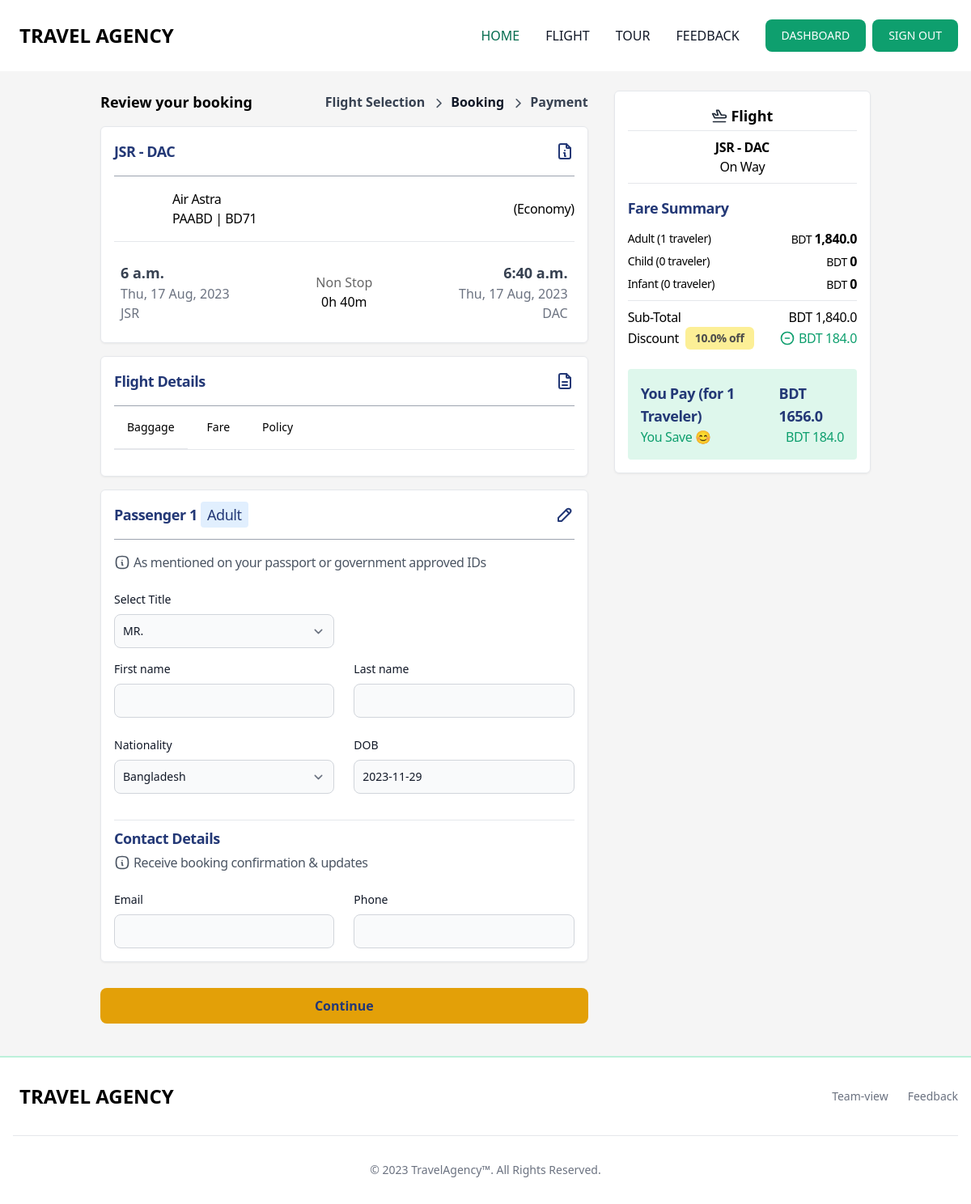
/flight/tickets-details/3/ (signed in), run on the app's committed database.
### app_flight/models.py (models this page shows, shortened)
class AirplaneTicket(models.Model):
    FLIGHT_TYPE_CHOICES = [
        ("Economy", "Economy"),
        ("Business", "Business"),
    ]
    airplane = models.ForeignKey(Airplane, on_delete=models.CASCADE, null=True)
    discount = models.ForeignKey(
        Discount, on_delete=models.CASCADE, null=True, blank=True
    )
    flight_type = models.CharField(
        max_length=122, choices=FLIGHT_TYPE_CHOICES, null=True, default="Economy"
    )
    duration = models.CharField(max_length=25, null=True, blank=True)
    base_price = models.FloatField(null=True, blank=True)
    child_discount = models.FloatField(null=True, blank=True, default=50, help_text="Enter 50 percent children traveler")
    infant_discount = models.FloatField(null=True, blank=True, default=90, help_text="Enter 90 percent infant traveler")
    tax = models.FloatField(null=True, blank=True)
    baggage_cabin = models.FloatField(
        null=True, blank=True, verbose_name="Baggage KG (cabin)"
    )
    baggage_checkin = models.FloatField(
        null=True, blank=True, verbose_name="Baggage KG (check-in)"
    )
    location_from = models.ForeignKey(
        Airport, on_delete=models.CASCADE, null=True, related_name="location_from"
    )
    location_to = models.ForeignKey(
        Airport, on_delete=models.CASCADE, null=True, related_name="location_to"
    )
    depart_date = models.DateField(default=timezone.now)
    depart_time = models.TimeField(default=timezone.now)
    arrive_date = models.DateField(default=timezone.now)
    arrive_time = models.TimeField(default=timezone.now)
    policy = RichTextUploadingField(null=True, blank=True)
    def get_ticket_discount_price(self,total):
        if self.discount:
            return (total / 100) * self.discount.amount
        else:
            return 0
    def get_ticket_price_method(self, passenger_type="adult", traveler=1):
        ticket_price = 0
        if traveler > 0:
            base_price = self.base_price * traveler
            ticket_price = base_price + (base_price * self.tax / 100)
            if passenger_type == "child":
                ticket_price = ticket_price - (ticket_price * self.child_discount / 100)
            elif passenger_type == "infant":
                ticket_price = ticket_price - (
                    ticket_price * self.infant_discount / 100
                )
        return ticket_price
    class Meta:
        verbose_name = "Airplane Ticket"
        verbose_name_plural = "Airplane Tickets"
        ordering = ["-id"]

class Airport(models.Model):
    city = models.CharField(max_length=122, null=True)
    country = CountryField()
    name = models.CharField(max_length=122, null=True)
    code = models.CharField(max_length=3, null=True)
    class Meta:
        verbose_name = "Airport"
        verbose_name_plural = "Airports"
        ordering = ["-id"]

class Airplane(models.Model):
    name = models.CharField(max_length=122, null=True)
    model = models.CharField(max_length=122, null=True)
    logo = models.ImageField(upload_to="airplane_logo", null=True, blank=True)
    class Meta:
        verbose_name = "Airplane"
        verbose_name_plural = "Airplanes"
        ordering = ["-id"]

class Discount(models.Model):
    name = models.CharField(max_length=122, null=True)
    code = models.CharField(max_length=122, null=True)
    details = models.CharField(max_length=999, null=True, blank=True)
    amount = models.FloatField(null=True)
    start_date = models.DateTimeField(default=timezone.now)
    end_date = models.DateTimeField(default=timezone.now)
    created_at = models.DateTimeField(auto_now_add=True)
    class Meta:
        verbose_name = "Discount"
        verbose_name_plural = "Discounts"
        ordering = ["-id"]

### app_flight/views.py (the view, shortened to what this page needs)
# urls.py: path("tickets-details/<int:pk>/", AirPlaneTicketsDetailsView.as_view(), name="tickets_details"),
@method_decorator(signin_decorators, name="dispatch")
class AirPlaneTicketsDetailsView(FormView):
    template_name = "app_flight/airplane_tickets.html"
    form_class = UserFeedbackForm
    def get_context_data(self, **kwargs):
        context = super().get_context_data(**kwargs)
        ticket_id = self.kwargs.get("pk")
        ticket_obj = get_object_or_404(AirplaneTicket, id=ticket_id)
        context["ticket"] = ticket_obj
        traveler_adult, traveler_child, traveler_infant = self.get_traveler_numbers()
        total_adult_amount = ticket_obj.get_ticket_price_method(
            passenger_type="adult", traveler=traveler_adult
        )
        total_child_amount = ticket_obj.get_ticket_price_method(
            passenger_type="child", traveler=traveler_child
        )
        total_infant_amount = ticket_obj.get_ticket_price_method(
            passenger_type="infant", traveler=traveler_infant
        )
        total_amount = total_adult_amount + total_child_amount + total_infant_amount
        total_traveler = traveler_adult + traveler_child + traveler_infant
        order_flight_forms = self._get_order_flight_forms(
            categories=["adult", "child", "infant"],
            extras=[traveler_adult, traveler_child, traveler_infant],
        )
        checkout_infos = {
            "amount_infos": [
                {
                    "type": "adult",
                    "count": traveler_adult,
                    "amount": total_adult_amount,
                },
                {
                    "type": "child",
                    "count": traveler_child,
                    "amount": total_child_amount,
                },
                {
                    "type": "infant",
                    "count": traveler_infant,
                    "amount": total_infant_amount,
                },
            ],
            "total_amount": total_amount,
            "total_traveler": total_traveler,
            "discount_amount": round(ticket_obj.get_ticket_discount_price(total_amount),2),
        }
        context["order_flight_forms"] = order_flight_forms
        context["checkout_infos"] = checkout_infos
        self.request.session["checkout_infos"] = checkout_infos
        return context
    def _get_order_flight_forms(self, categories, extras):
        order_forms = []
        for category, extra in zip(categories, extras):
            OrderFormSet = formset_factory(OrderFlightForm, extra=extra)
            order_forms.append(
                OrderFormSet(
                    data=self.request.POST or None,
                    prefix=category,
                    form_kwargs={"category": category},
                )
            )
        return order_forms
    def get_traveler_numbers(self):
        ticket_query_params = self.request.session.get("ticket_query_params", {})
        traveler_adult = int(ticket_query_params.get("traveler_adult", 1))
        traveler_child = int(ticket_query_params.get("traveler_child", 0))
        traveler_infant = int(ticket_query_params.get("traveler_infant", 0))
        return traveler_adult, traveler_child, traveler_infant

### templates/app_flight/airplane_tickets.html (shortened to what this page needs)
{% extends 'base.html' %}
{% load humanize %}
{% load static %}
{% load mathfilters %}
{% block main %}
<section class="container mt-6">
   <div class="flex flex-col md:flex-row justify-between items-start gap-8 dark:bg-gray-800 dark:border-gray-700 dark:hover:bg-gray-700">
      <div class="w-full md:w-auto flex-1">
         <div class="flex flex-wrap justify-between items-center">
            <p class="text-lg font-bold">Review your booking</p>
            <div class="flex items-center gap-2">
               <p class="text-md text-gray-700 font-semibold">Flight Selection</p>
               <p class="text-md text-gray-900 font-semibold">Booking</p>
               <p class="text-md text-gray-700 font-semibold">Payment</p>
            </div>
         </div>
         <div class="mt-4 p-4 bg-white border border-gray-200 rounded-md drop-shadow-sm">
            <div class="flex justify-between items-center">
               <p class="text-lg text-center text-blue-900 font-bold tracking-tight">{{ ticket.location_from.code }} - {{ ticket.location_to.code }}</p>
            </div> <hr class="mt-4 border border-gray-400 border-t-0">
            <div class="mt-4 flex justify-between items-center">
               <div class="flex items-center gap-2">
                  <p class="text-md text-start font-normal tracking-tight">{{ ticket.airplane.name }}<br>{{ ticket.airplane.model }} | BD71</p>
               </div>
               <p class="text-md text-start font-medium tracking-tight">({{ ticket.flight_type }})</p>
            </div> <hr class="mt-4">
            <div class="mt-4 flex justify-between items-center gap-6">
                  <div class="flex flex-col p-2">
                     <p class="text-lg text-gray-700 font-semibold">{{ ticket.depart_time }}</p>
                     <p class="text-gray-500">{{ ticket.depart_date|date:"D, d M, Y" }}</p>
                     <p class="text-gray-500">{{ ticket.location_from.code }}</p>
                  </div>
                  <div class="flex justify-center flex-col items-center">
                     <span class="opacity-60">Non Stop</span>
                     <span>{{ ticket.duration }}</span>
                  </div>
                  <div class="flex flex-col items-end flex-wrap p-2">
                     <p class="text-lg text-gray-700 font-semibold">{{ ticket.arrive_time }}</p>
                     <p class="text-gray-500">{{ ticket.arrive_date|date:"D, d M, Y" }}</p>
                     <p class="text-gray-500">{{ ticket.location_to.code }}</p>
                  </div>
            </div>
         </div>
         <div class="mt-4 p-4 bg-white border border-gray-200 rounded-md drop-shadow-sm">
            <div class="flex justify-between items-center">
               <p class="text-lg text-center text-blue-900 font-bold tracking-tight">Flight Details</p>
            </div> <hr class="mt-4 border border-gray-400 border-t-0">
            <div class="mb-4 border-b border-gray-200 dark:border-gray-700">
                  <ul class="flex flex-wrap -mb-px text-sm font-medium text-center" id="myTab" data-tabs-toggle="#TabContent" role="tablist">
                     <li class="mr-2" role="presentation">
                        <button class="inline-block p-4 border-b-2 rounded-t-lg" id="profile-tab" data-tabs-target="#profile" type="button" role="tab" aria-controls="profile" aria-selected="false">Baggage</button>
                     </li>
                     <li class="mr-2" role="presentation">
                        <button class="inline-block p-4 border-b-2 border-transparent rounded-t-lg hover:text-gray-600 hover:border-gray-300 dark:hover:text-gray-300" id="dashboard-tab" data-tabs-target="#dashboard" type="button" role="tab" aria-controls="dashboard" aria-selected="false">Fare</button>
                     </li>
                     <li class="mr-2" role="presentation">
                        <button class="inline-block p-4 border-b-2 border-transparent rounded-t-lg hover:text-gray-600 hover:border-gray-300 dark:hover:text-gray-300" id="settings-tab" data-tabs-target="#settings" type="button" role="tab" aria-controls="settings" aria-selected="false">Policy</button>
                     </li>
                  </ul>
            </div>
         </div>
         <form method="post" id="traveler_infos">
            {% for formset in order_flight_forms %}
               {% for form in formset %}
                  {% include 'app_flight/partials/passenger_details.html' with form=form category=formset.prefix %}
               {% endfor %}
            {% endfor %}
            <button type="submit" class="focus:outline-none text-blue-900 bg-yellow-400 hover:bg-yellow-500 focus:ring-4 focus:ring-yellow-300 font-semibold rounded-lg text-md w-full px-5 py-2.5 mr-2 mb-2 dark:focus:ring-yellow-900">Continue</button>
        </form>
      </div>
      <div class="w-full md:w-1/3 mt-2 md:mt-0 p-4 bg-white border border-gray-200 rounded-md drop-shadow-sm md:sticky md:top-28">
         <div class="flex justify-center items-center gap-1">
            <p class="text-lg text-center font-semibold">Flight</p>
         </div> <hr class="mt-1">
         <p class="mt-2 text-md text-center font-bold tracking-tight">{{ ticket.location_from.code }} - {{ ticket.location_to.code }}</p>
         <p class="text-md text-center font-normal tracking-tight">On Way</p> <hr class="mt-2">
         <p class="mt-4 text-lg text-start text-blue-900 font-semibold tracking-tight mb-3">Fare Summary</p>
         {% for item in checkout_infos.amount_infos %}
         <div class="flex justify-between items-center mb-1">
            <p class="text-sm font-normal tracking-tight">{{item.type|capfirst}} ({{item.count}} traveler)</p>
            <p class="text-sm font-normal tracking-tight">BDT <span class="text-base font-semibold">{{item.amount|intcomma}}</span></p>
         </div>
         {% endfor %}
         <hr class="mt-2">
         <div class="flex justify-between items-center mt-2">
            <p class="text-md font-normal tracking-tight">Sub-Total</p>
            <p class="text-md font-normal tracking-tight">BDT {{checkout_infos.total_amount|intcomma}}</p>
         </div>
         {% if ticket.discount %}
         <div class="flex justify-between items-center">
            <div class="flex items-center gap-2">
               <p class="text-md font-normal tracking-tight">Discount</p>
               <p class="px-3 py-1 opacity-70 text-sm font-semibold tracking-tight bg-yellow-200 rounded-md">{{ticket.discount.amount}}% off</p>
            </div>
            <div class="flex items-center gap-1">
               <p class="text-md text-green-500 font-normal tracking-tight">BDT {{checkout_infos.discount_amount}}</p>
            </div>
         </div>
         {% endif %}
         <div class="mt-6 p-4 text-blue-900 bg-green-100 rounded">
            <div class="flex justify-between items-center">
               <p class="text-lg font-semibold tracking-tight">You Pay (for {{checkout_infos.total_traveler}} Traveler)</p>
               <p class="text-lg font-semibold tracking-tight">BDT {{checkout_infos.total_amount|sub:checkout_infos.discount_amount}}</p>
            </div>
            {% if ticket.discount %}
            <div class="flex justify-between items-center text-green-500">
               <p class="text-md font-normal tracking-tight">You Save 😊</p>
               <p class="text-md font-normal tracking-tight">BDT {{checkout_infos.discount_amount}}</p>
            </div>
            {% endif %}
         </div>
      </div>
   </div>
</section>
{% endblock main %}

### data on the page
AirplaneTicket: location_from.code "JSR", location_to.code "DAC", airplane.name "Air Astra", airplane.model "PAABD", flight_type "Economy", depart_time "6 a.m.", depart_date "Thu, 17 Aug, 2023", duration "0h 40m", arrive_time "6:40 a.m.", arrive_date "Thu, 17 Aug, 2023", discount.amount "10.0"

### other printed values
{{ category|title }} "Adult"
{{ item.type|capfirst }} "Adult" "Child" "Infant"
{{ item.count }} "1" "0" "0"
{{ item.amount|intcomma }} "1,840.0" "0" "0"
{{ checkout_infos.total_amount|intcomma }} "1,840.0"
{{ checkout_infos.discount_amount }} "184.0"
{{ checkout_infos.total_traveler }} "1"
{{ checkout_infos.total_amount|sub:checkout_infos.discount_amount }} "1656.0"
